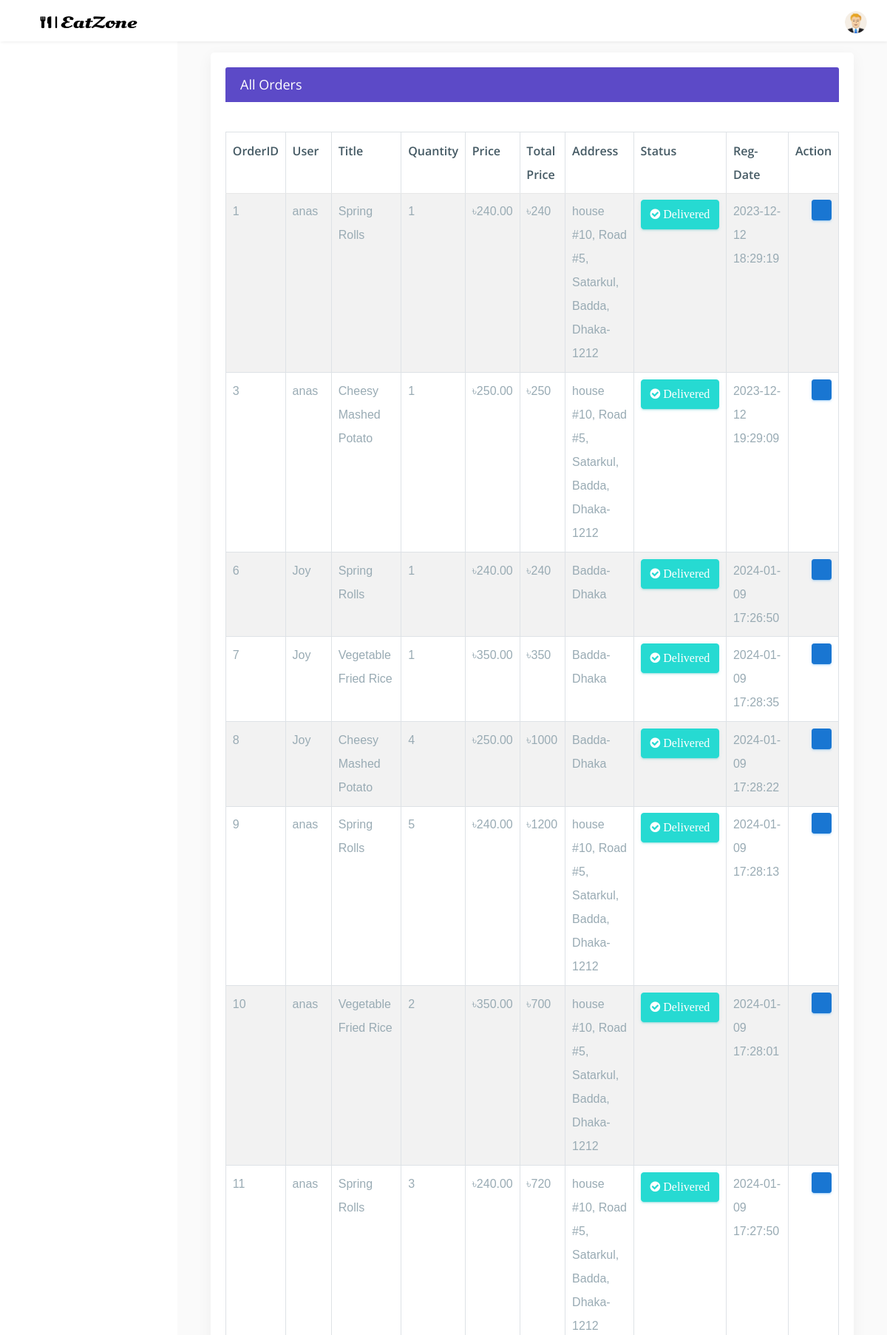
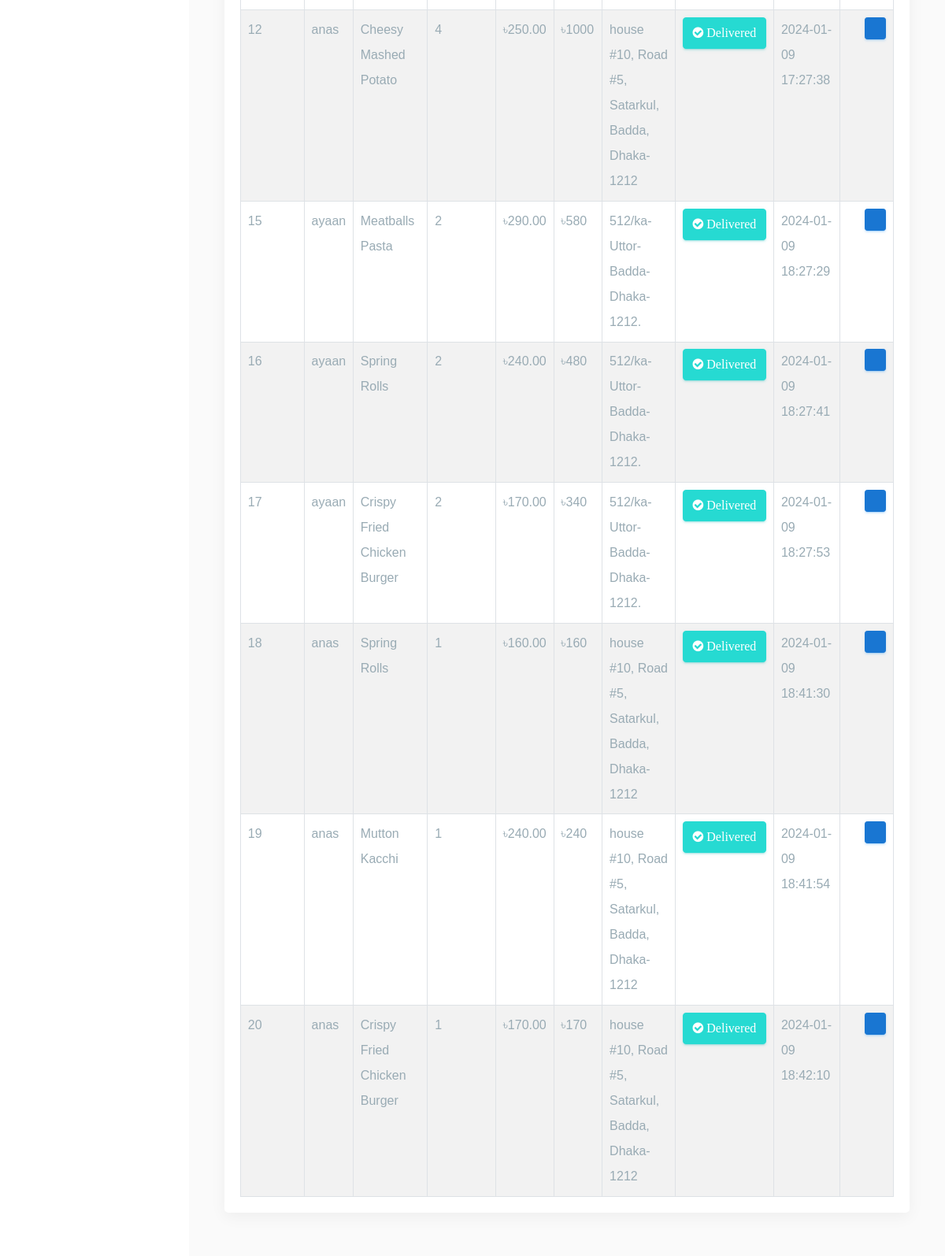
Screenshot of /modarator/all_orders.php (upper part) with the database file from the repository (2 pictures, top to bottom).
### tables this page shows
CREATE TABLE `users_orders` (
  `o_id` int(222) NOT NULL,
  `u_id` int(222) NOT NULL,
  `title` varchar(222) NOT NULL,
  `quantity` int(222) NOT NULL,
  `price` decimal(10,2) NOT NULL,
  `status` varchar(222) DEFAULT NULL,
  `date` timestamp NOT NULL DEFAULT current_timestamp() ON UPDATE current_timestamp()
);

CREATE TABLE `users` (
  `u_id` int(222) NOT NULL,
  `username` varchar(50) NOT NULL,
  `f_name` varchar(50) NOT NULL,
  `l_name` varchar(50) NOT NULL,
  `email` varchar(100) NOT NULL,
  `phone` varchar(12) NOT NULL,
  `password` varchar(100) NOT NULL,
  `address` text NOT NULL,
  `status` int(11) NOT NULL DEFAULT 1,
  `date` timestamp NOT NULL DEFAULT current_timestamp() ON UPDATE current_timestamp()
);

### modarator/all_orders.php (the view, shortened to what this page needs)
<!DOCTYPE html>
<html lang="en">
<?php
include("../connection/connect.php");
?>
<head>
    <link href="css/lib/bootstrap/bootstrap.min.css" rel="stylesheet">
    <link href="css/helper.css" rel="stylesheet">
    <link href="css/style.css" rel="stylesheet">
</head>
<body class="fix-header fix-sidebar">
    <div id="main-wrapper">
        <div class="header">
            <nav class="navbar top-navbar navbar-expand-md navbar-light">
                <div class="navbar-header">
                    <a class="navbar-brand" href="dashboard.php">
                        <span><img src="images/logo.png" alt="homepage" class="dark-logo" /></span>
                    </a>
                </div>
                <div class="navbar-collapse">
                    <ul class="navbar-nav my-lg-0">
                        <li class="nav-item dropdown">
                            <a class="nav-link dropdown-toggle text-muted  " href="#" data-toggle="dropdown" aria-haspopup="true" aria-expanded="false"><img src="images/bookingSystem/3.png" alt="user" class="profile-pic" /></a>
                        </li>
                    </ul>
                </div>
            </nav>
        </div>
        <div class="page-wrapper">
            <div class="container-fluid">
                <div class="row">
                    <div class="col-12">
                        <div class="col-lg-12">
                            <div class="card card-outline-primary">
                                <div class="card-header">
                                    <h4 class="m-b-0 text-white">All Orders</h4>
                                </div>
                                <div class="table-responsive m-t-40">
                                    <table id="myTable" class="table table-bordered table-striped">
                                        <thead>
                                            <tr>
                                                <th>OrderID</th>
                                                <th>User</th>
                                                <th>Title</th>
                                                <th>Quantity</th>
                                                <th>Price</th>
                                                <th>Total Price</th>
                                                <th>Address</th>
                                                <th>Status</th>
                                                <th>Reg-Date</th>
                                                <th>Action</th>
                                            </tr>
                                        </thead>
                                        <tbody>
                                            <?php
                                            $sql = "SELECT users.*, users_orders.* FROM users INNER JOIN users_orders ON users.u_id=users_orders.u_id GROUP BY users_orders.o_id";
                                            $query = mysqli_query($db, $sql);
                                            if (!mysqli_num_rows($query) > 0) {
                                                echo '<td colspan="8"><center>No Orders</center></td>';
                                            } else {
                                                while ($rows = mysqli_fetch_array($query)) {
                                                    $status = $rows['status'];
                                                    echo ' <tr>
                                                    <td>' . $rows['o_id'] . '</td>
                                                    <td>' . $rows['username'] . '</td>
                                                    <td>' . $rows['title'] . '</td>
                                                    <td>' . $rows['quantity'] . '</td>
                                                    <td>৳' . $rows['price'] . '</td>
                                                    <td>৳' . ($rows['price'] * $rows['quantity']) . '</td>
                                                    <td>' . $rows['address'] . '</td>
                                                    <td>' . getOrderStatusButton($status) . '</td>
                                                    <td>' . $rows['date'] . '</td>
                                                    <td>
                       <a href="view_order.php?user_upd=' . $rows['o_id'] . '" " class="btn btn-info btn-flat btn-addon btn-sm m-b-10 m-l-5"><i class="ti-settings"></i></a>
                   </td>
               </tr>';
                                                }
                                            }
                                            function getOrderStatusButton($status)
                                            {
                                                switch ($status) {
                                                    case "closed":
                                                        return '<button type="button" class="btn btn-success" ><span  class="fa fa-check-circle" aria-hidden="true"> Delivered</button>';
                                                }
                                            }
                                            ?>
                                        </tbody>
                                    </table>
                                </div>
                            </div>
                        </div>
                    </div>
                </div>
            </div>
        </div>
    </div>
</body>
</html>

### modarator/css/helper.css (style rules this page uses)
.m-t-40 { margin-top: 40px!important; }
.m-b-0 { margin-bottom: 0px!important; }
.m-b-10 { margin-bottom: 10px!important; }
.m-l-5 { margin-left: 5px!important; }

### rows the page displays
users_orders: o_id "1", u.username "anas", title "Spring Rolls", quantity "1", price "240.00", $rows['price'] * $rows['quantity'] "240", u.address "house #10, Road #5, Satarkul, Badda, Dhaka-1212", status "Delivered", date "2023-12-12 18:29:19"
users_orders: o_id "3", u.username "anas", title "Cheesy Mashed Potato", quantity "1", price "250.00", $rows['price'] * $rows['quantity'] "250", u.address "house #10, Road #5, Satarkul, Badda, Dhaka-1212", status "Delivered", date "2023-12-12 19:29:09"
users_orders: o_id "6", u.username "Joy", title "Spring Rolls", quantity "1", price "240.00", $rows['price'] * $rows['quantity'] "240", u.address "Badda-Dhaka", status "Delivered", date "2024-01-09 17:26:50"
users_orders: o_id "7", u.username "Joy", title "Vegetable Fried Rice", quantity "1", price "350.00", $rows['price'] * $rows['quantity'] "350", u.address "Badda-Dhaka", status "Delivered", date "2024-01-09 17:28:35"
users_orders: o_id "8", u.username "Joy", title "Cheesy Mashed Potato", quantity "4", price "250.00", $rows['price'] * $rows['quantity'] "1000", u.address "Badda-Dhaka", status "Delivered", date "2024-01-09 17:28:22"
users_orders: o_id "9", u.username "anas", title "Spring Rolls", quantity "5", price "240.00", $rows['price'] * $rows['quantity'] "1200", u.address "house #10, Road #5, Satarkul, Badda, Dhaka-1212", status "Delivered", date "2024-01-09 17:28:13"
users_orders: o_id "10", u.username "anas", title "Vegetable Fried Rice", quantity "2", price "350.00", $rows['price'] * $rows['quantity'] "700", u.address "house #10, Road #5, Satarkul, Badda, Dhaka-1212", status "Delivered", date "2024-01-09 17:28:01"
users_orders: o_id "11", u.username "anas", title "Spring Rolls", quantity "3", price "240.00", $rows['price'] * $rows['quantity'] "720", u.address "house #10, Road #5, Satarkul, Badda, Dhaka-1212", status "Delivered", date "2024-01-09 17:27:50"
users_orders: o_id "12", u.username "anas", title "Cheesy Mashed Potato", quantity "4", price "250.00", $rows['price'] * $rows['quantity'] "1000", u.address "house #10, Road #5, Satarkul, Badda, Dhaka-1212", status "Delivered", date "2024-01-09 17:27:38"
users_orders: o_id "15", u.username "ayaan", title "Meatballs Pasta", quantity "2", price "290.00", $rows['price'] * $rows['quantity'] "580", u.address "512/ka-Uttor-Badda-Dhaka-1212.", status "Delivered", date "2024-01-09 18:27:29"
users_orders: o_id "16", u.username "ayaan", title "Spring Rolls", quantity "2", price "240.00", $rows['price'] * $rows['quantity'] "480", u.address "512/ka-Uttor-Badda-Dhaka-1212.", status "Delivered", date "2024-01-09 18:27:41"
users_orders: o_id "17", u.username "ayaan", title "Crispy Fried Chicken Burger", quantity "2", price "170.00", $rows['price'] * $rows['quantity'] "340", u.address "512/ka-Uttor-Badda-Dhaka-1212.", status "Delivered", date "2024-01-09 18:27:53"
users_orders: o_id "18", u.username "anas", title "Spring Rolls", quantity "1", price "160.00", $rows['price'] * $rows['quantity'] "160", u.address "house #10, Road #5, Satarkul, Badda, Dhaka-1212", status "Delivered", date "2024-01-09 18:41:30"
users_orders: o_id "19", u.username "anas", title "Mutton Kacchi", quantity "1", price "240.00", $rows['price'] * $rows['quantity'] "240", u.address "house #10, Road #5, Satarkul, Badda, Dhaka-1212", status "Delivered", date "2024-01-09 18:41:54"
users_orders: o_id "20", u.username "anas", title "Crispy Fried Chicken Burger", quantity "1", price "170.00", $rows['price'] * $rows['quantity'] "170", u.address "house #10, Road #5, Satarkul, Badda, Dhaka-1212", status "Delivered", date "2024-01-09 18:42:10"
